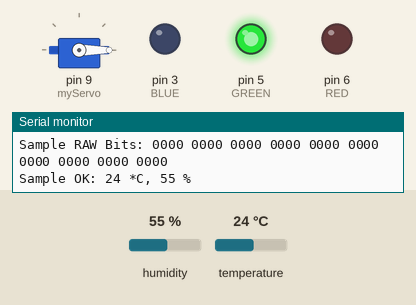
This sketch was run on a simulated Arduino Uno, built with avr-gcc and run on an emulated ATmega328P. On the bench: servo, output pins drawn as LEDs (lit = HIGH), the last lines printed to the serial monitor. Inputs (shaded band) come from the test bench; at power-on: temperature 24 °C, humidity 55 %.

Above: at 6.9 s.
7.0 s: temperature set to 12 °C
At 14.0 s:
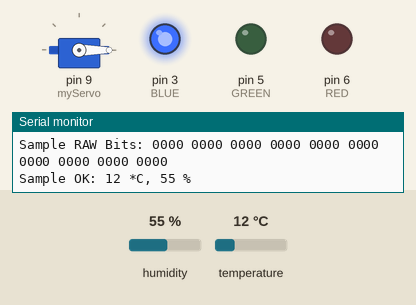
14.7 s: temperature set to 28 °C
At 20.4 s:
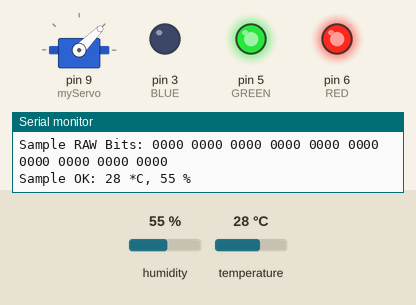
21.5 s: temperature set to 33 °C
At 28.4 s:
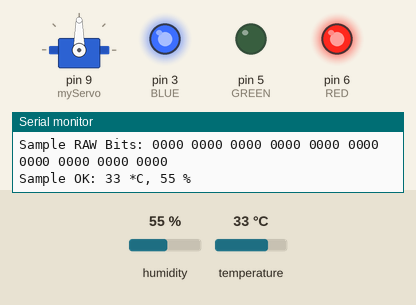
28.9 s: temperature set to 41 °C
At 36.3 s:
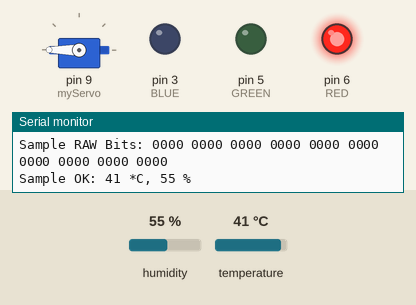
37.0 s: temperature set to 19 °C
At 44.8 s:
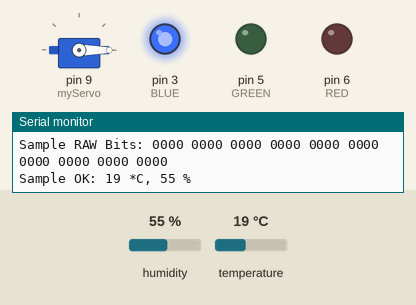
45.1 s: temperature set to 23 °C
At 50.1 s:
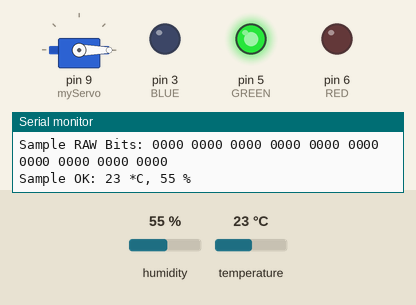
Timing chart, 0 to 51.6 s (numbered marks = the images above; inputs shaded):
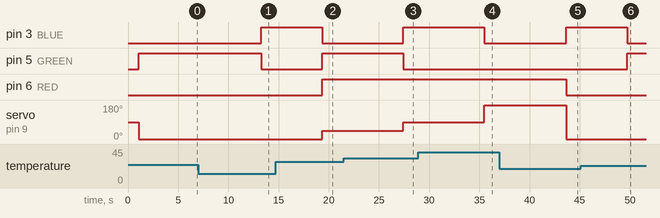

Measured:
- after the input at 7.0 s, pin 3 (BLUE): LOW → HIGH after 6.3 s; pin 5 (GREEN): HIGH → LOW after 6.3 s
- after the input at 14.7 s, pin 3 (BLUE): HIGH → LOW after 4.6 s; pin 5 (GREEN), pin 6 (RED): LOW → HIGH after 4.6 s; servo on pin 9 (myServo): 0° → 45° after 4.6 s
- after the input at 21.5 s, pin 3 (BLUE): LOW → HIGH after 5.9 s; pin 5 (GREEN): HIGH → LOW after 5.9 s; servo on pin 9 (myServo): 45° → 90° after 5.9 s
- after the input at 28.9 s, pin 3 (BLUE): HIGH → LOW after 6.6 s; servo on pin 9 (myServo): 90° → 180° after 6.6 s
- after the input at 37.0 s, pin 3 (BLUE): LOW → HIGH after 6.7 s; pin 6 (RED): HIGH → LOW after 6.7 s; servo on pin 9 (myServo): 180° → 0° after 6.7 s
- after the input at 45.1 s, pin 3 (BLUE): HIGH → LOW after 4.6 s; pin 5 (GREEN): LOW → HIGH after 4.6 s

The sketch:

Temp_Sensor_Project_Motor.ino
```cpp
#include <SimpleDHT.h>
#include<Servo.h>
// Define Pins

#define BLUE 3
#define GREEN 5
#define RED 6

// for DHT11,
//      VCC: 5V or 3V
//      GND: GND
//      DATA: 2
int pinDHT11 = 2;
int pos = 0;

Servo myServo;
SimpleDHT11 dht11;

void setup() {
int motorPin = 9;
myServo.attach(9);
pinMode(RED, OUTPUT);
pinMode(GREEN, OUTPUT);
pinMode(BLUE, OUTPUT);
//pinMode(buttonPin, INPUT);
Serial.begin(9600);
}

void loop() {


  // start working...
  Serial.println("=================================");
  Serial.println("Sample DHT11...");

  // read with raw sample data.
  byte temperature = 0;
  byte humidity = 0;
  byte data[40] = {0};
  if (dht11.read(pinDHT11, &temperature, &humidity, data)) {
    Serial.print("Read DHT11 failed"); //if something is wrong with the temperature sensor from a hardware standpoint, print the error message
    return;
  }

  Serial.print("Sample RAW Bits: ");
  for (int i = 0; i < 40; i++) {
    Serial.print((int)data[i]);
    if (i > 0 && ((i + 1) % 4) == 0) {
      Serial.print(' ');
    }
  }
  Serial.println("");

  Serial.print("Sample OK: ");
  Serial.print((int)temperature); Serial.print(" *C, "); //print the temperature to the serial monitor in degrees celsius
  Serial.print((int)humidity); Serial.println(" %"); //print the humidity levels to the serial monitor
  delay(1000); //wait one second


if((int)temperature < 22){ //if temperature of room is less than 22 degrees celsius, turn LED blue and move motor to specific point on dial
  digitalWrite(BLUE, 255);
  digitalWrite(RED, 0);
  digitalWrite(GREEN,0);
  myServo.write(-90);
}


if((int)temperature >= 22 && (int)temperature <= 26){ //if temperature of room is between 22 and 26 degrees celsius, turn LED green and move motor to specific point on dial
  digitalWrite(BLUE, 0);
  digitalWrite(RED,0);
  digitalWrite(GREEN,255);
  myServo.write(0);
}


if((int)temperature > 26 && (int)temperature <= 32 ){ //if temperature of room is between 26 and 32 degrees celsius, turn LED yellow and move motor to specific point on dial
  digitalWrite(BLUE, 0);
  digitalWrite(RED,255);
  digitalWrite(GREEN,255);
  myServo.write(45);
}
delay(2000);
if((int)temperature > 32 && (int)temperature <= 38){ //if temperature is between 32 and 38 degrees celsius, turn LED purple and move motor to specific point on dial
  digitalWrite(RED, 255);
  digitalWrite(BLUE,165);
  digitalWrite(GREEN,0);
  myServo.write(90);
}
delay(2000);

 if((int)temperature > 38) { //if temperature is greater than 38 degrees celsius, turn LED red and move motor to specific point on dial
  digitalWrite(RED, 255);
  digitalWrite(GREEN,0);
  digitalWrite(BLUE,0);
  myServo.write(180);
}
  // DHT11 sampling rate is 1HZ.
  delay(1000);
}
```
